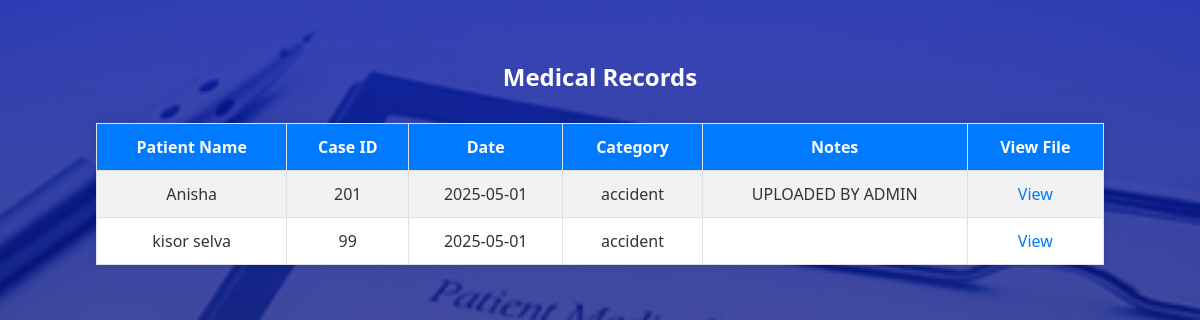
/suspect_medical (signed in), run on the app's committed database.
### tables this page shows
CREATE TABLE "records" (
            id INTEGER PRIMARY KEY AUTOINCREMENT,
            patient_name TEXT NOT NULL,
            case_id TEXT NOT NULL,
            date TEXT NOT NULL,
            category TEXT NOT NULL,
            notes TEXT,
            file_path TEXT NOT NULL,
            uploaded_by INTEGER NOT NULL, type text,
            FOREIGN KEY (uploaded_by) REFERENCES users(id) ON DELETE CASCADE
        );

### app.py (the view)
@app.route('/suspect_medical')
def suspect_medical():
    user_role = session.get('role')
    user_email = session.get('email')
    conn = sqlite3.connect('database.db')
    conn.row_factory = sqlite3.Row  # This makes fetched rows act like dicts
    c = conn.cursor()
    c.execute("SELECT id FROM users WHERE email = ?", (user_email,))
    user_row = c.fetchone()
    if not user_row:
        flash("User not found.")
        return redirect(url_for('dashboard_redirect', role=user_role))
    user_id = user_row[0]
    c.execute('''
        SELECT r.*
        FROM records r
        JOIN record_permission rp ON r.case_id = rp.case_id
        WHERE rp.user_id = ? and r.type = 'Medical'
    ''', (user_id,))
    records = c.fetchall()
    conn.close()
    return render_template('suspect_medical.html', records=records)

### template/suspect_medical.html (shortened to what this page needs)
<!DOCTYPE html>
<html lang="en">
<head>
    <link rel="stylesheet" href="{{ url_for('static', filename='search.css') }}">
</head>
<body>
    <h2 style="text-align:center; margin-top: 20px; color:white "> Medical Records</h2>
    {% if records %}
    <table>
        <tr>
            <th>Patient Name</th>
            <th>Case ID</th>
            <th>Date</th>
            <th>Category</th>
            <th>Notes</th>
            <th>View File</th>
        </tr>
        {% for record in records %}
        <tr>
            <td>{{ record['patient_name'] }}</td>
            <td>{{ record['case_id'] }}</td>
            <td>{{ record['date'] }}</td>
            <td>{{ record['category'] }}</td>
            <td>{{ record['notes'] }}</td>
            <td><a href="{{ url_for('uploaded_file', filename=record['file_path'].split('/')[-1]) }}" target="_blank">View</a></td>
        </tr>
        {% endfor %}
    </table>
    {% else %}
    <p style="text-align:center; margin-top: 20px; color:white "> No  medical records found.</p>
    {% endif %}
</body>
</html>

### static/search.css (style rules this page uses)
body { font-family: Arial, sans-serif; margin: 0; padding: 0; background-color: #f4f4f4; color: #333; display: flex; flex-direction: column; align-items: center; min-height: 100vh; }
body::before { content: ''; position: fixed; top: 0; left: 0; height: 100%; width: 100%; z-index: -1; background-image: linear-gradient( rgba(5, 21, 165, 0.8), rgba(20, 20, 61, 0.7) ), url(medical-records.jpg); background-size: cover; background-repeat: no-repeat; background-position: center; }

### template/suspect_medical.html (style rules this page uses)
body { font-family: 'Segoe UI', sans-serif; margin: 0; padding: 40px; background-color: #f8f9fa; color: #333; }
h2 { text-align: center; margin-bottom: 30px; color: #007BFF; }
table { width: 90%; margin: 0 auto; border-collapse: collapse; background-color: #fff; box-shadow: 0 0 10px rgba(0, 0, 0, 0.1); }
th, td { padding: 12px 15px; border: 1px solid #dee2e6; text-align: center; }
th { background-color: #007BFF; color: white; }
tr:nth-child(even) { background-color: #f2f2f2; }
a { color: #007BFF; text-decoration: none; }

### data on the page
records: patient_name "Anisha", case_id "201", date "2025-05-01", category "accident", notes "UPLOADED BY ADMIN"
records: patient_name "kisor selva", case_id "99", date "2025-05-01", category "accident"
